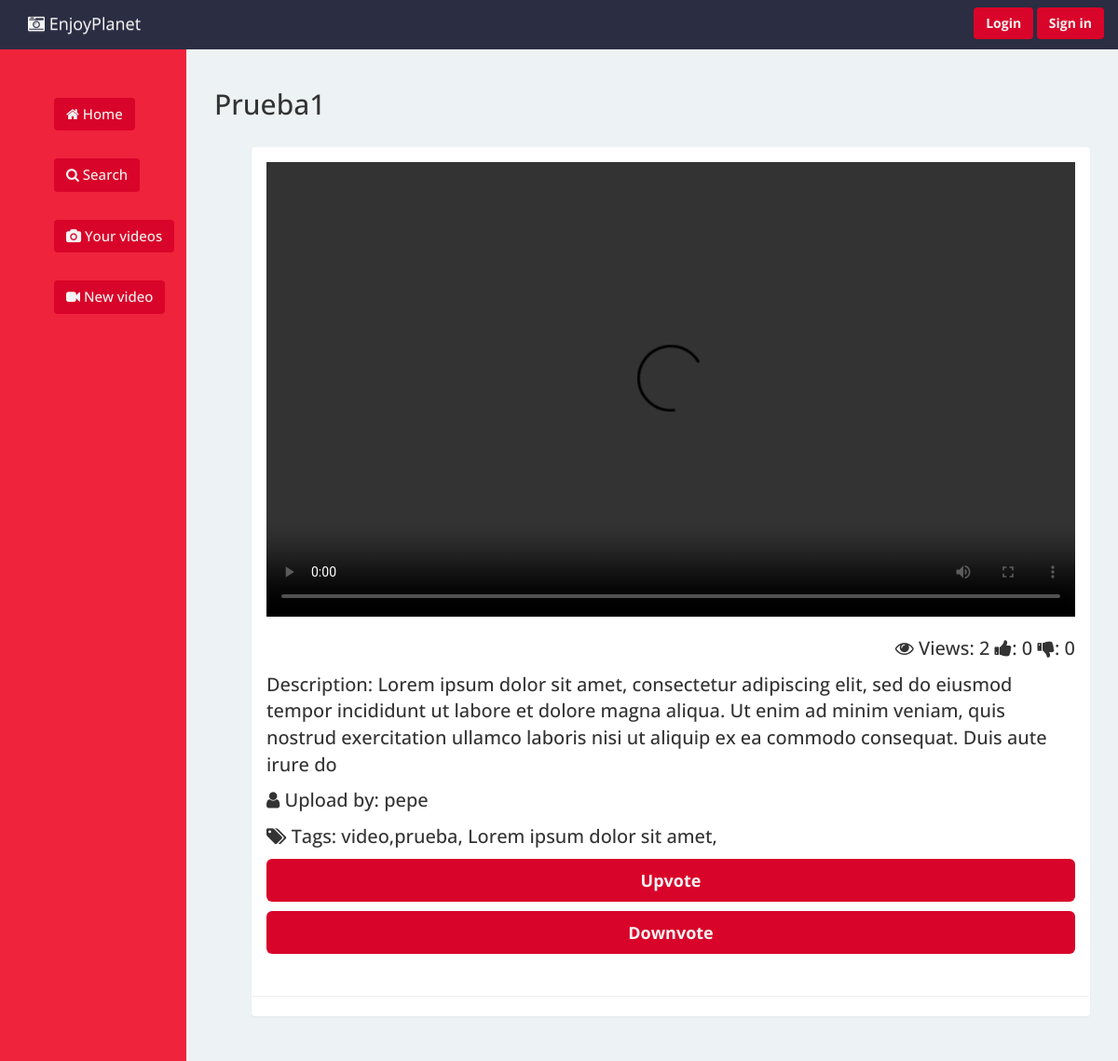
Page /videos/22/ on the committed database.
### users/models.py (models this page shows, shortened)
@python_2_unicode_compatible
class Videos(models.Model):
    def filename(self):
        return os.path.basename(self.video.name)
    user = models.ForeignKey(User, on_delete=models.CASCADE)
    video = models.FileField(upload_to='static')
    name = models.CharField(max_length=100, default="test")
    pub_date = models.DateTimeField('date published', default=datetime.now())
    description = models.CharField(max_length=250)
    views = models.IntegerField(default=0)
    upvotes = models.IntegerField(default=0)
    downvotes = models.IntegerField(default=0)
    tags = models.TextField(default='video')
    private= models.BooleanField(default=False)

### users/views.py (the view)
# urls.py: url(r'^videos/(?P<id>[0-9]+)/$',users_views.videos),
def videos(request, id):
    video_list = Videos.objects.filter(id=id)
    for video in video_list:
        video.views = video.views + 1
        video.save()
    if request.POST and 'upvote' in request.POST:
        for video in video_list:
            video.upvotes = video.upvotes + 1
            video.views = video.views - 1
            video.save()
    if request.POST and 'downvote' in request.POST:
        for video in video_list:
            video.downvotes = video.downvotes + 1
            video.views = video.views - 1
            video.save()
    return render(request, 'video.html', {'video_list': video_list})

### users/templates/video.html (shortened to what this page needs)
{% extends 'base.html' %} {% load staticfiles %}{% block head %}
<link rel="stylesheet" href="../static/index.css" /> {% endblock %} {% block content %}
<div class="container-fluid container-margin"> {% for video in video_list %}
  <h2>{{video.name}}</h2>
  <div class="panel">
    <div class="panel-body">
      <div class="embed-responsive embed-responsive-16by9">
        <video class="embed-responsive-item" src="/static/{{video.filename}}" controls> </video>
      </div>
      <br>
      <p class="text-right para"> <i class="fa fa-eye"></i> Views: {{video.views}} <i class="fa fa-thumbs-up"></i>: {{video.upvotes}} <i class="fa fa-thumbs-down"></i>: {{video.downvotes}} </p>
      <p class="para"> Description: {{video.description}} </p>
      <p class="para"> <i class="fa fa-user"></i> Upload by: {{video.user.username}} </p>
      <p class="para"> <i class="fa fa-tags"></i> Tags: {{video.tags}} </p>
      <form class="form-signin" action="/videos/{{video.id}}/" method="post">
        <button class="btn btn-lg btn-block btn-navy" value="upvote" name="upvote"type="submit">Upvote</button>
        <button class="btn btn-lg btn-block btn-navy" value="downvote" name="downvote"type="submit">Downvote</button>
      </form>
    </div>
    <hr> </div> {% endfor %} </div> {% endblock %}

### static/index.css (style rules this page uses)
body { background-color: #EDF2F4; font-family: 'Open Sans', sans-serif; }
.btn-navy { font-weight: 700 !important; background-color: #D90429 !important; text-decoration: none !important; color: #f4f4f4 !important; }
.container-margin { padding-top: 75px; }
.btn-navy { font-weight: 700 !important; background-color: #D90429 !important; text-decoration: none !important; color: #f4f4f4 !important; margin-bottom: 10px; }
.panel { margin-left: 40px; }
h2 { margin-bottom: 30px; }
.para { font-size: 20px; font-weight: 500; }

### rows in the picture
Videos: name "Prueba1", views "2", upvotes "0", downvotes "0", description "Lorem ipsum dolor sit amet, consectetur adipiscing elit, sed do eiusmod tempor incididunt ut labore et dolore magna aliqua. Ut enim ad minim veniam, quis nostrud exercitation ullamco laboris nisi ut aliquip ex ea commodo consequat. Duis aute irure do", user.username "pepe", tags "video,prueba, Lorem ipsum dolor sit amet,"
